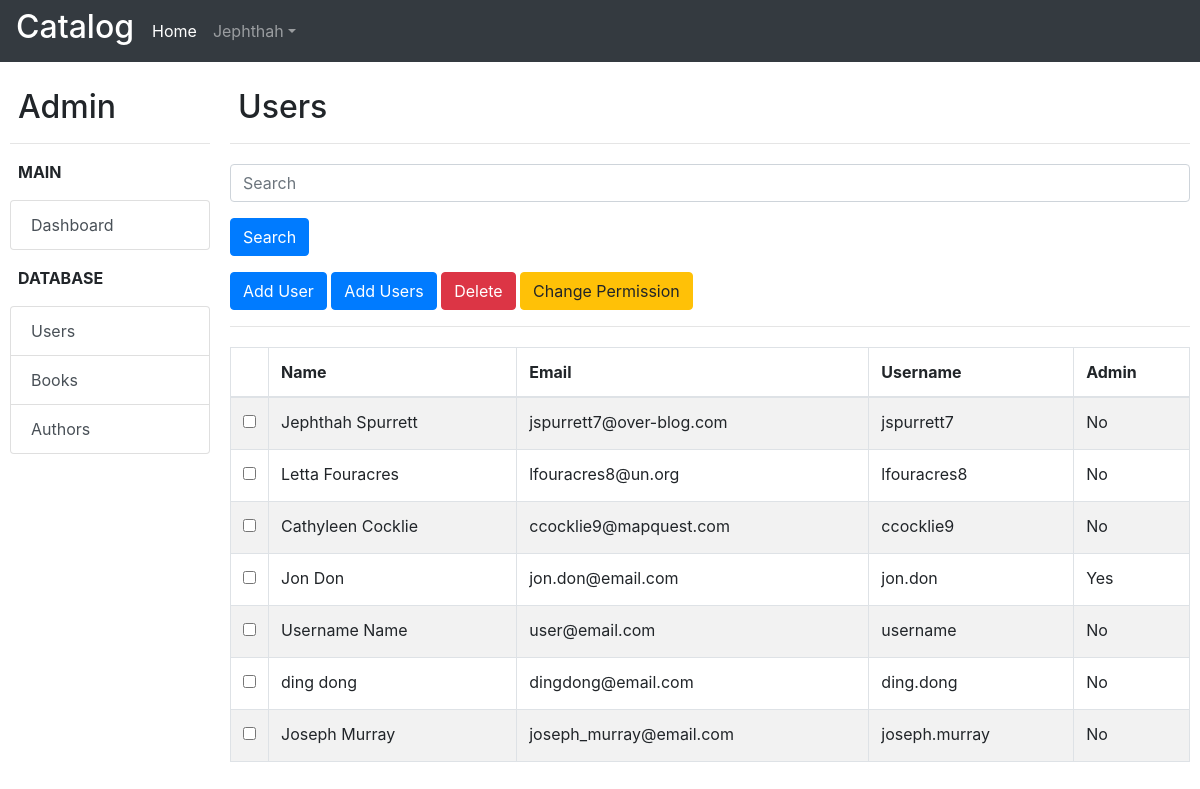
Screenshot of /admin/database/users (signed in) with the database file from the repository.
### catalog/models.py (models this page shows, shortened)
class User(db.Model, UserMixin):
    BORROW_LIMIT = 4
    id = db.Column(db.Integer, primary_key=True)
    username = db.Column(db.String(30), unique=True, nullable=False)
    first_name = db.Column(db.String(100), nullable=False)
    last_name = db.Column(db.String(100))
    email = db.Column(db.String(100), nullable=False, unique=True)
    password = db.Column(db.String(200), nullable=False)
    is_admin = db.Column(db.Boolean, unique=False, default=False)
    books = db.relationship('Book', backref='borrower', lazy=True)
    num_borrowed_books = db.Column(db.Integer, nullable=False, default=0)
    @property
    def full_name(self):
        return '{} {}'.format(self.first_name, self.last_name)

### catalog/admin/routes.py (the view)
@admin.route('/admin/database/users')
@login_required
def database_users():
    try:
        page = int(request.args['page'])
    except KeyError:
        page = 1
    users = User.query.paginate(page=page, per_page=10)
    page_num = users.pages
    form = AddUserForm()
    return render_template('admin/admin_users.html', users=users, form=form, page_num=page_num)

### catalog/admin/forms.py (shortened to what this page needs)
class AddUserForm(FlaskForm):
    username = StringField('Username', validators=[DataRequired()])
    first_name = StringField('First Name', validators=[DataRequired(), Length(min=2, max=30)])
    last_name = StringField('Last Name')
    is_admin_check = BooleanField('Admin')
    email = StringField('Email', validators=[Email(), DataRequired()])
    submit = SubmitField('Add User')

### catalog/models.py (called while the page is built)
@login_manager.user_loader
def load_user(user_id):
    return User.query.get(int(user_id))

### catalog/templates/admin/admin_users.html (shortened to what this page needs)
{% extends 'admin/base.html' %}
{% block content %}
<div class="flex-item-two">
    <h2 class="title">Users</h2>
    <hr>
    <form action="">
        <div class="form-group">
            <input aria-describedby="emailHelp" class="form-control" id="search" placeholder="Search" type="text">
        </div>
        <div class="form-group">
            <button class="btn btn-primary" type="submit">Search</button>
        </div>
    </form>
    <button class="btn btn-primary" data-target="#add-user-modal" data-toggle="modal" type="button">Add User</button>
    <button class="btn btn-primary" data-target="#add-users-modal" data-toggle="modal" type="button">Add Users</button>
    <button class="btn btn-danger" data-target="#delete-users-modal" data-toggle="modal" type="button">Delete</button>
    <button class="btn btn-warning" type="button">Change Permission</button>
    <hr>
    <form action="/admin/database/delete_users" method="post">
        <table class="table table-hover table-bordered table-striped">
            <thead>
            <tr>
                <th scope="col" width="20px"></th>
                <th scope="col">Name</th>
                <th scope="col">Email</th>
                <th scope="col">Username</th>
                <th scope="col">Admin</th>
            </tr>
            </thead>
            <tbody>
            {% for user in users.items %}
            <tr>
                <td><input name="user" type="checkbox" value="{{ user.id }}"></td>
                <td>{{ user.full_name }}</td>
                <td>{{ user.email }}</td>
                <td>{{ user.username }}</td>
                <td>
                    {% if user.is_admin == 1 %}
                    <p>Yes</p>
                    {% else %}
                    <p>No</p>
                    {% endif %}
                </td>
            </tr>
            {% endfor %}
            </tbody>
        </table>
    </form>
</div>
{% endblock %}

### catalog/templates/admin/base.html (shortened to what this page needs)
<!DOCTYPE html>
<html lang="en">
<head>
    <link href="https://stackpath.bootstrapcdn.com/bootstrap/4.3.1/css/bootstrap.min.css"
 rel="stylesheet">
    <link href="{{ url_for('static', filename='css/style.css') }}" rel="stylesheet">
</head>
<body>
<nav class="navbar navbar-expand-lg navbar-dark bg-dark">
    <h2 class="heading">Catalog</h2>
    <div class="collapse navbar-collapse" id="navbarSupportedContent">
        <ul class="navbar-nav justify-content-end">
            <li class="nav-item active">
                <a class="nav-link" href="{{ url_for('main.home') }}">Home<span class="sr-only">(current)</span></a>
            </li>
            {% if current_user.is_authenticated %}
            <li class="nav-item dropdown">
                <a aria-expanded="false" aria-haspopup="true" class="nav-link dropdown-toggle" data-toggle="dropdown"
                   href="#"
                   id="navbarDropdown" role="button">{{ current_user.first_name }}</a>
            </li>
            {% endif %}
        </ul>
    </div>
</nav>
<div class="flex-container">
    <div class="flex-item-one">
        <h2 class="title">Admin</h2>
        <hr>
        <div>
            <p class="sub-title title"><strong>Main</strong></p>
            <ul class="list-group">
                <a class="list-group-item list-group-item-action" href="{{ url_for('admin.dashboard') }}">Dashboard</a>
            </ul>
        </div>
        <div>
            <p class="sub-title title"><strong>Database</strong></p>
            <ul class="list-group">
                <a class="list-group-item list-group-item-action" href="{{ url_for('admin.database_users') }}">Users</a>
                <a class="list-group-item list-group-item-action" href="{{ url_for('admin.database_books') }}">Books</a>
                <a class="list-group-item list-group-item-action"
                   href="{{ url_for('admin.database_authors') }}">Authors</a>
            </ul>
        </div>
    </div>
    {% block content %}
    {% endblock %}
</div>
</body>
</html>

### catalog/static/css/style.css (style rules this page uses)
p { margin-bottom: 3px; }
form { margin-top: 20px; }
.heading { color: white; margin-right: 10px; }
.flex-container { display: flex; flex-direction: row; width: 100%; }
.flex-item-one { width: 200px; margin: 10px; flex-shrink: 0; }
.flex-item-two { margin: 10px; width: 100%; flex-grow: auto; }
.title { margin: 16px 8px; }
.sub-title { text-transform: uppercase; }

### rows the page displays
User: first_name "Jephthah", full_name "Jephthah Spurrett", email "jspurrett7@over-blog.com", username "jspurrett7", is_admin "No"
User: full_name "Letta Fouracres", email "lfouracres8@un.org", username "lfouracres8", is_admin "No"
User: full_name "Cathyleen Cocklie", email "ccocklie9@mapquest.com", username "ccocklie9", is_admin "No"
User: full_name "Jon Don", email "jon.don@email.com", username "jon.don", is_admin "Yes"
User: full_name "Username Name", email "user@email.com", username "username", is_admin "No"
User: full_name "ding dong", email "dingdong@email.com", username "ding.dong", is_admin "No"
User: full_name "Joseph Murray", email "joseph_murray@email.com", username "joseph.murray", is_admin "No"
